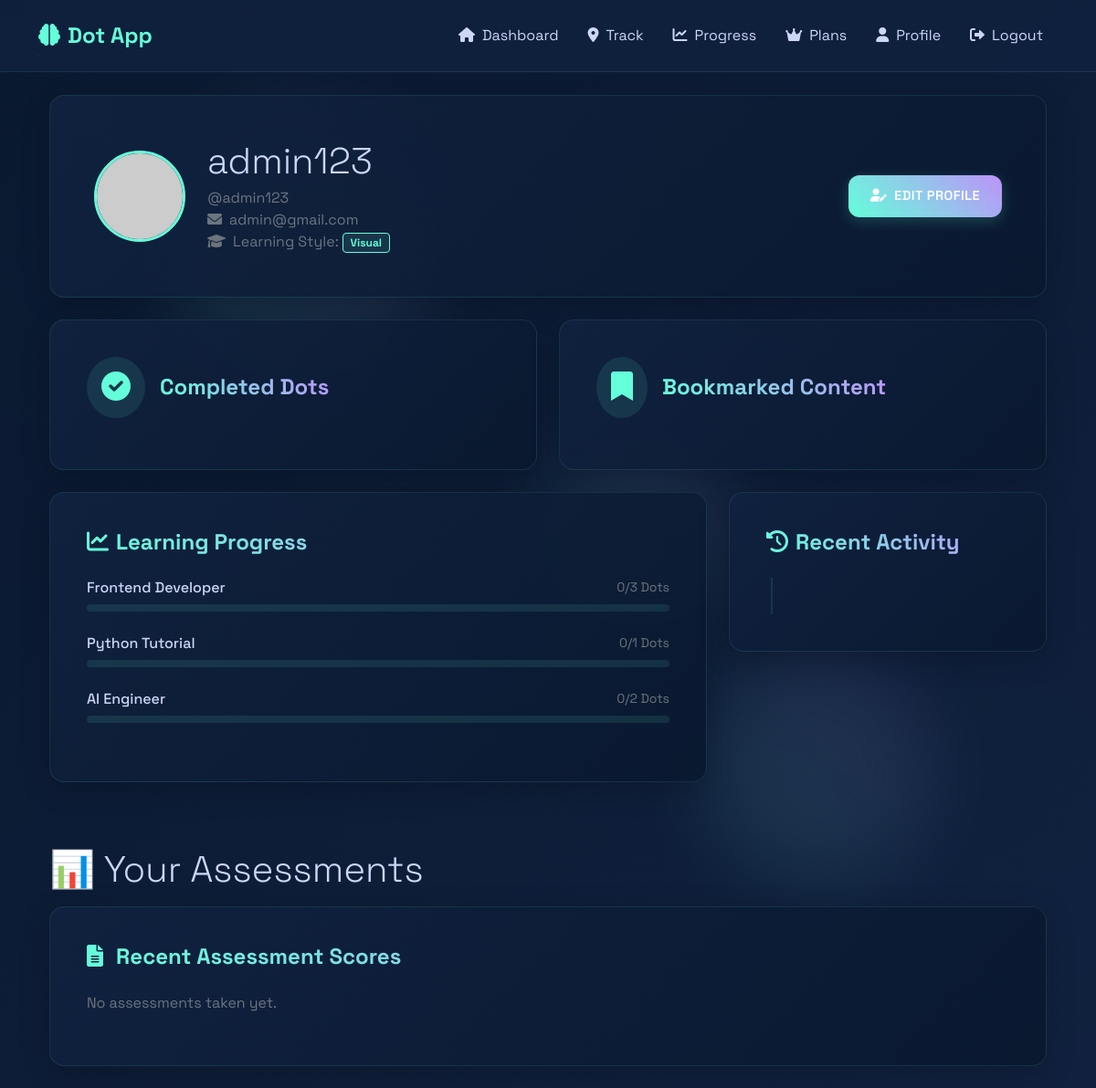
The app's page /learning/dashboard/ (signed in), older data.
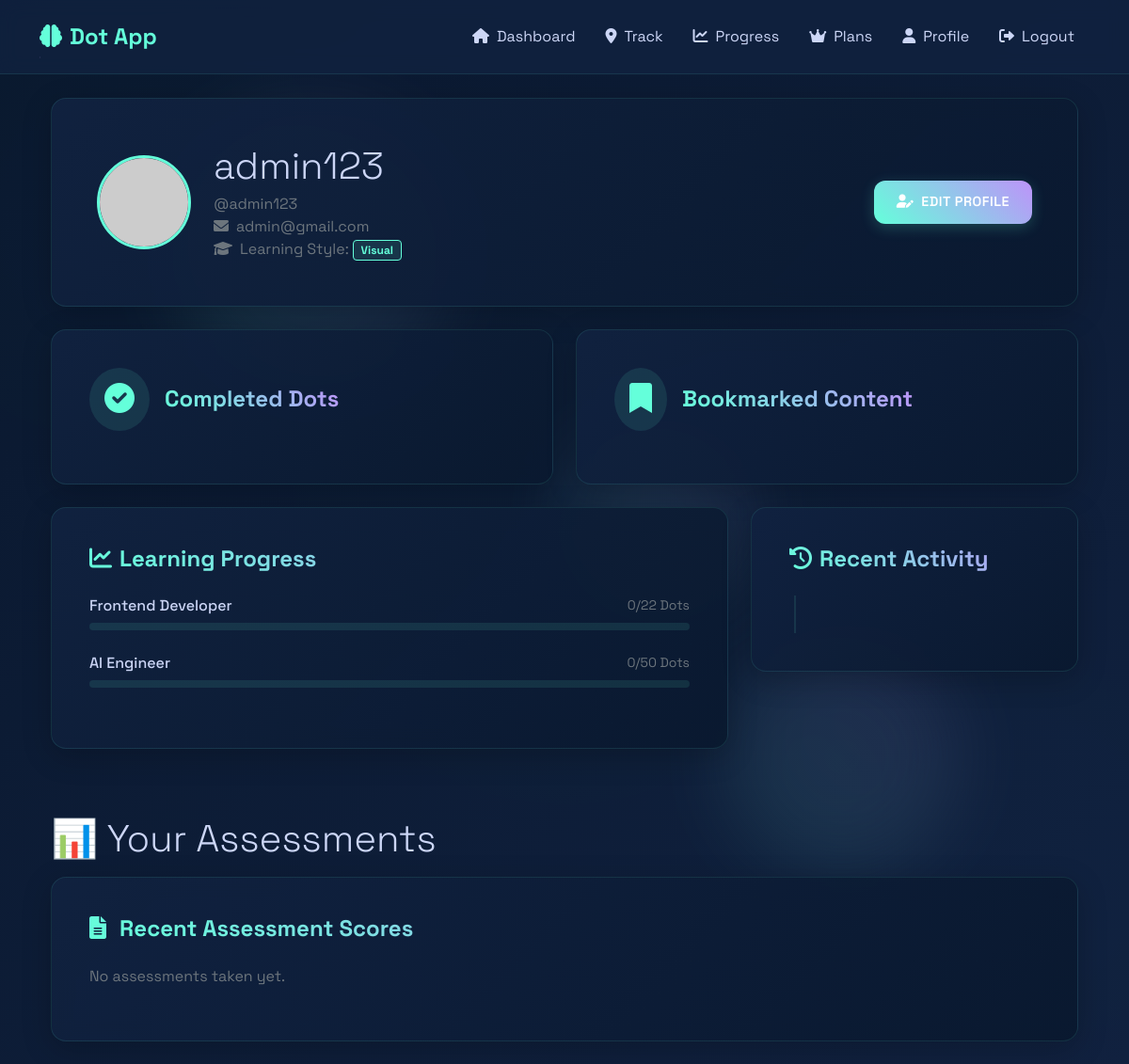
The same page, newer data.
### editor/models.py (models this page shows, shortened)
class Track(models.Model):
    title = models.CharField(max_length=200)
    description = models.TextField()
    created_at = models.DateTimeField(default=now)
    created_by = models.ForeignKey(Editor, on_delete=models.CASCADE, null=True, blank=True, related_name='created_tracks')

### learning/views/dashboard_views.py (the view)
# urls.py: path('dashboard/', dashboard, name='dashboard'),
@login_required(login_url='/learning/login/')
def dashboard(request):
    learner, created = LearnerProfile.objects.get_or_create(user=request.user)
    tracks = Track.objects.all()
    track_progress = {}
    for track in tracks:
        dots = track.dots.all()
        total_subdots = sum(dot.subdots.count() for dot in dots)
        completed_subdots = Progress.objects.filter(
            learner=learner,
            subdot__dot__track=track,
            completed=True
        ).count()
        progress_percentage = (completed_subdots / total_subdots) * 100 if total_subdots > 0 else 0
        track_progress[track.id] = {
            'track': track,
            'total': total_subdots,
            'completed': completed_subdots,
            'percentage': round(progress_percentage, 1),
            'is_completed': progress_percentage == 100
        }
    recent_notes = Note.objects.filter(learner=learner).order_by('-created_at')[:5]
    recent_activities = Progress.objects.filter(learner=learner).order_by('-last_accessed')[:5]
    completed_dots = Progress.objects.filter(
        learner=learner,
        completed=True
    ).select_related('subdot__dot').order_by('-completed_at')[:5]
    bookmarked_subdots = SubDot.objects.filter(bookmark__learner=learner)
    user_results = AssessmentResult.objects.filter(learner=learner.user.learnerprofile).order_by('-completed_at')
    context = {
        'tracks': tracks,
        'track_progress': track_progress,
        'recent_notes': recent_notes,
        'bookmarked_subdots': bookmarked_subdots,
        'recent_activities': recent_activities,
        'completed_dots': completed_dots,
        'user_results': user_results,
    }
    return render(request, 'learning/dashboard.html', context)

### learning/templates/learning/dashboard.html (shortened to what the changed rows need)
{% extends "learning/base.html" %}
{% load static %}
{% block content %}
<div class="container py-4 fade-in">
    <div class="card glass-effect mb-4">
        <div class="card-body p-4">
            <div class="row align-items-center">
                <div class="col">
                    <h2 class="display-6 mb-1">
                        {% if user.first_name or user.last_name %}
                            {{ user.first_name }} {{ user.last_name }}
                        {% else %}
                            {{ user.username }}
                        {% endif %}
                    </h2>
                </div>
            </div>
        </div>
    </div>
    <div class="row mb-4">
        <div class="col-md-8">
            <div class="card glass-effect">
                <div class="card-body">
                    {% for track_data in track_progress.values %}
                    <div class="mb-4">
                        <div class="d-flex justify-content-between align-items-center mb-2">
                            <h6 class="mb-0">
                                <a href="{% url 'learning:track_detail' track_data.track.id %}" class="text-decoration-none" style="color: var(--text-primary);">
                                    {{ track_data.track.title }}
                                </a>
                            </h6>
                            <small class="text-muted">{{ track_data.completed }}/{{ track_data.total }} Dots</small>
                        </div>
                        <div class="progress" style="height: 8px;">
                        </div>
                    </div>
                    {% empty %}
                    <p class="text-muted">No learning tracks available yet.</p>
                    {% endfor %}
                </div>
            </div>
        </div>
    </div>
</div>
<div class="container py-4 fade-in">
    <h2 class="display-6 mb-3">📊 Your Assessments</h2>
{% endblock %}

Row changes from the older to the newer data that the page shows:
removed Track: track "Python Tutorial", completed "0", total "1"
computed for Track "Frontend Developer": total "3" → "22"
computed for Track "AI Engineer": total "2" → "50"
